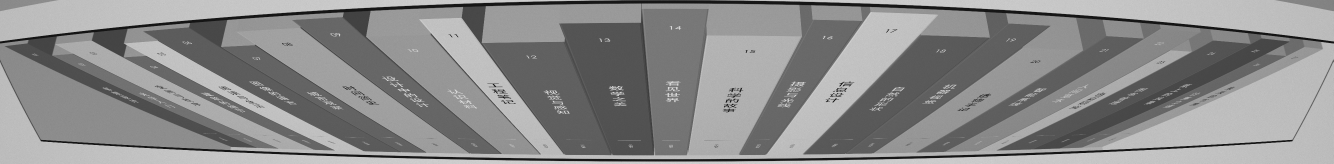
#> input picture references/ikea-billy-oxberg/mirror-rectification/mirror-crop.png, 4000 x 491 px (shown at 1/3 size)
$ python rectify_pixels.py
#> lines starting #> are read from the running program, lines starting #| are printed output that depends on the picture; after the words box and inside, x2 and y2 are one past the last pixel; in counts of white or black regions, pixels touching at a corner belong together; long printed decimals are rounded
"""Image-only mirror rectification. Input: the cropped reflected image PNG.

Uses mirror-frame curves for a plumb-line radial fit, then book-spine edges
for their vertical vanishing point. No scene, camera prescription, book list,
depth, reference texture, or title is read by this program.
"""
import argparse,hashlib,json
from pathlib import Path
import numpy as np
from scipy.ndimage import gaussian_filter,gaussian_filter1d,map_coordinates
from scipy.signal import find_peaks
from scipy.optimize import least_squares
from PIL import Image,ImageDraw

ROOT=Path(__file__).resolve().parents[1]
DEFAULT=ROOT/'references/ikea-billy-oxberg/mirror-rectification/mirror-crop.png'
OUT=ROOT/'references/ikea-billy-oxberg/image-based-rectification'

def frame_curve(gray,upper):
    h,w=gray.shape;sm=gaussian_filter1d(gray,2,axis=1)
    ridge=gaussian_filter1d(sm,5,axis=0)-gaussian_filter1d(sm,.8,axis=0)
    xs=np.arange(24,w-24,8);lo,hi=(2,int(h*.35)) if upper else (int(h*.76),h-2)
    ys=np.argmax(ridge[lo:hi,xs],axis=0)+lo
    weights=ridge[ys,xs];ok=(weights>35)&(ys>lo+1)&(ys<hi-1)
    xs,ys=xs[ok],ys[ok];t=(xs-(w-1)/2)/(w/2)
    A=np.c_[np.ones(len(t)),t*t,t**4]
    fit=least_squares(lambda p:A@p-ys,np.linalg.lstsq(A,ys,rcond=None)[0],loss='soft_l1',f_scale=1.2)
    ok=abs(A@fit.x-ys)<2
    return np.c_[xs[ok],ys[ok]].astype(float),fit.x

def undistort(points,p,cx,scale):
    cy,k1,k2,k3=p
    delta=points-np.array([cx,cy]);r2=np.sum(delta*delta,axis=-1)/(scale*scale)
    f=1+k1*r2+k2*r2*r2+k3*r2*r2*r2
    return delta*f[...,None]+np.array([cx,cy])

def fit_radial(top,bottom,w,h):
    cx=(w-1)/2;scale=w/2
    def residual(p):
        a=undistort(top,p,cx,scale)[:,1];b=undistort(bottom,p,cx,scale)[:,1]
        return np.r_[a-np.median(a),b-np.median(b)]
    r=least_squares(residual,[h*.63,.3,.1,.05],bounds=([-h,-1,-1,-1],[h*2,2,2,2]),loss='soft_l1',f_scale=.5,max_nfev=500)
    assert np.sqrt(np.mean(residual(r.x)**2))<2,'Mirror curve fit is not adequate.'
    return r.x,float(np.sqrt(np.mean(residual(r.x)**2)))

def tracks(gray):
    h,w=gray.shape
    smooth=gaussian_filter(gray,(.7,1.0))
    gx=gaussian_filter1d(np.gradient(smooth,axis=1),.7,axis=0)
    y0=int(h*.73)
    peaks,_=find_peaks(abs(gx[y0]),height=3.0,distance=10,prominence=2.3)
    found=[]
    for x0 in peaks:
        sign=np.sign(gx[y0,x0]);pieces=[]
        for direction,limit in [(1,int(h*.86)),(-1,int(h*.38))]:
            x=float(x0);slope=0.;pts=[];previous_y=y0
            for y in range(y0,limit,2*direction):
                prediction=x+slope*(y-previous_y)
                radius=10 if abs(y-y0)<12 else 5
                xx=np.arange(max(1,int(prediction)-radius),min(w-1,int(prediction)+radius+1))
                if len(xx)<3:break
                values=sign*gx[y,xx]-.10*abs(xx-prediction)
                xnew=float(xx[np.argmax(values)])
                confidence=float(sign*gx[y,int(xnew)])
                if y!=previous_y:slope=.7*slope+.3*(xnew-x)/(y-previous_y)
                x=xnew;previous_y=y
                if confidence>2.2:pts.append([x,float(y)])
            pieces+=pts
        a=np.unique(np.array(pieces),axis=0)
        if len(a)>55 and np.ptp(a[:,1])>h*.32:found.append(a)
    return found

def line(points):
    centre=np.mean(points,axis=0)
    _,_,vt=np.linalg.svd(points-centre,full_matrices=False)
    normal=vt[-1];c=-normal@centre
    return np.r_[normal,c],float(np.sqrt(np.mean(((points-centre)@normal)**2)))

def fit_vanishing(raw_tracks,p,w,h):
    cx=(w-1)/2;lines=[];kept=[];rms=[]
    for a in raw_tracks:
        l,e=line(undistort(a,p,cx,w/2))
        if e<1.5:lines.append(l);kept.append(a);rms.append(e)
    lines=np.array(lines)
    best=None;best_score=-1
    for i in range(len(lines)):
        for j in range(i):
            cross=np.cross(lines[i],lines[j])
            if abs(cross[2])<1e-8:continue
            vp=cross[:2]/cross[2]
            if not w*.25<vp[0]<w*.75 or not h*1.1<vp[1]<h*8:continue
            err=abs(lines[:,:2]@vp+lines[:,2]);inlier=err<5
            score=np.sum(np.maximum(0,1-err/5))
            if score>best_score:best=(vp,inlier);best_score=score
    assert best is not None,'No book-spine vanishing-point consensus.'
    vp,inlier=best
    result=least_squares(lambda v:lines[inlier,:2]@v+lines[inlier,2],vp,loss='soft_l1',f_scale=1)
    vp=result.x;errors=abs(lines[:,:2]@vp+lines[:,2]);inlier=errors<5
    assert inlier.sum()>=6,'Too few independently observed spine edges.'
    return vp,[a for a,k in zip(kept,inlier) if k],errors[inlier]

def rectify_coords(q,vp):
    den=vp[1]-q[...,1]
    return np.stack(((q[...,0]-vp[0])/den,1/den),axis=-1)

def invert_radial(q,p,cx,scale):
    cy,k1,k2,k3=p;delta=q-np.array([cx,cy]);ru=np.linalg.norm(delta,axis=-1)/scale
    r=ru.copy()
    for _ in range(25):
        r2=r*r
        f=r*(1+k1*r2+k2*r2*r2+k3*r2*r2*r2)-ru
        derivative=1+3*k1*r2+5*k2*r2*r2+7*k3*r2*r2*r2
        r=np.clip(r-f/np.maximum(derivative,.01),0,3)
    return delta*(r/np.maximum(ru,1e-30))[...,None]+np.array([cx,cy])

def main():
    ap=argparse.ArgumentParser();ap.add_argument('--input',type=Path,default=DEFAULT);args=ap.parse_args()
    OUT.mkdir(exist_ok=True)
    image=np.array(Image.open(args.input).convert('RGB'));gray=image.mean(axis=2);h,w=gray.shape
#> in main, image is the input picture: shape (491, 4000, 3); min 4, max 240, mean 138.9
    top,tp=frame_curve(gray,True);bottom,bp=frame_curve(gray,False)
#> in frame_curve, `ys=np.argmax(ridge[lo:hi,xs],axis=0)+lo`: ys = 494 values, max 123 at index 0, min 4 at index 210, mean 41.36
#> in frame_curve, `weights = ridge[ys, xs]`: weights = 494 values, max 89.22 at index 493, min 45.47 at index 262, mean 66.6
#> in frame_curve, `t = (xs - (w - 1) / 2) / (w / 2)`: t = 494 values from -0.988 to 0.984
#> in frame_curve, `A=np.c_[np.ones(len(t)),t*t,t**4]`: A = 494 rows, first 8: [1, 0.976, 0.952], [1, 0.968, 0.937], [1, 0.96, 0.921], [1, 0.952, 0.906], [1, 0.944, 0.892], [1, 0.937, 0.877], [1, 0.929, 0.863], [1, 0.921, 0.848]
#> in frame_curve, `fit=least_squares(lambda p:A@p-ys,np.linalg.lstsq(A,ys,rcond=None)[0],..`: fit = 12 items
#> after `top, tp = frame_curve(gray, True)`: top = 429 pairs, first value 24 to 3968, second value 4 to 123; tp = [3.17, 106.2, 16.86]
#> in frame_curve (call 2), `A=np.c_[np.ones(len(t)),t*t,t**4]`: A = 469 rows, first 8: [1, 0.876, 0.767], [1, 0.868, 0.754], [1, 0.861, 0.741], [1, 0.853, 0.728], [1, 0.846, 0.716], [1, 0.839, 0.703], [1, 0.831, 0.691], [1, 0.824, 0.679]
#> after `bottom, bp = frame_curve(gray, False)`: bottom = 469 pairs, first value 128 to 3872, second value 421 to 482; bp = [482.2, -63.04, -6.89]
    p,radial_rms=fit_radial(top,bottom,w,h)
#> p = [309.2, 0.386, 0.0773, 0.211]; radial_rms = 0.439
    raw_tracks=tracks(gray);vp,edges,errors=fit_vanishing(raw_tracks,p,w,h)
#> in tracks, `gx=gaussian_filter1d(np.gradient(smooth,axis=1),.7,axis=0)`:
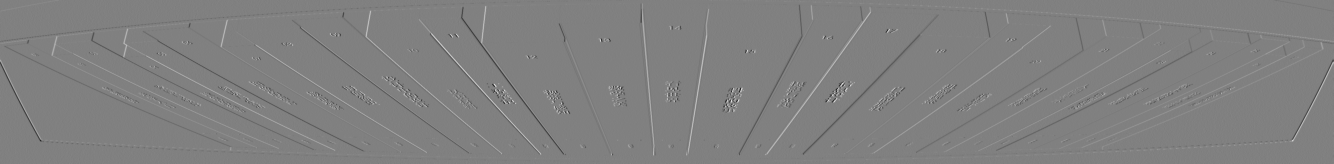
#> gx: shape (491, 4000) float64 (shown at 1/3 size); min -49.35, max 48.36, mean 0; drawn with min black and max white
#> in tracks, `peaks,_=find_peaks(abs(gx[y0]),height=3.0,distance=10,prominence=2.3)`: peaks = 29 values from 86 to 3913
#> the loop in tracks, `for x0 in peaks:` made 29 passes
#> (x0, sign) on passes 1 to 8: (86, -1), (491, -1), (568, 1), (633, 1), (742, -1), (809, 1), (902, -1), (1027, 1)
#> after the loop in tracks, `for x0 in peaks:`: found = 29 point arrays, longest 117 points
#> after `raw_tracks = tracks(gray)`: raw_tracks = 29 point arrays, longest 117 points
#> the loop in fit_vanishing, `for a in raw_tracks:` made 29 passes
#> (centre in line, vt in line, c in line, e) on passes 1 to 6: ([-1126.8, 298.3], [[0.76, 0.65], [-0.65, 0.76]], -959.1, 0.675), ([-241.6, 295.5], [[0.97, 0.244], [-0.244, 0.97]], -345.5, 0.29), ([-53.58, 296.7], [[0.964, 0.264], [-0.264, 0.964]], -300.3, 0.233), ([92.34, 297.6], [[0.959, 0.283], [0.283, -0.959]], 259.4, 0.219), ([315.5, 298.9], [[0.949, 0.317], [0.317, -0.949]], 183.7, 0.203), ([439.9, 299.6], [[0.941, 0.339], [0.339, -0.941]], 132.7, 0.207)
#> after the loop in fit_vanishing, `for a in raw_tracks:`: lines = 29 items, first 6: [-0.65, 0.76, -959.1], [-0.244, 0.97, -345.5], [-0.264, 0.964, -300.3], [0.283, -0.959, 259.4], [0.317, -0.949, 183.7], [0.339, -0.941, 132.7]; rms = 29 values, max 0.845 at index 28, min 0.185 at index 8, mean 0.277
#> in fit_vanishing, `lines=np.array(lines)`: lines = 29 rows, first 8: [-0.65, 0.76, -959.1], [-0.244, 0.97, -345.5], [-0.264, 0.964, -300.3], [0.283, -0.959, 259.4], [0.317, -0.949, 183.7], [0.339, -0.941, 132.7], [0.373, -0.928, 54.12], [0.425, -0.905, -67.28]
#> the loop in fit_vanishing, `for i in range(len(lines)):` made 29 passes
#> after the loop in fit_vanishing, `for i in range(len(lines)):`: best_score = 21.29
#> in fit_vanishing, `vp,inlier=best`: vp = [1999.6, 862.1]
#> in fit_vanishing, `result=least_squares(lambda v:lines[inlier,:2]@v+lines[inlier,2],vp,lo..`: result = 12 items
#> in fit_vanishing, `vp = result.x`: vp = [1999.6, 862]
#> in fit_vanishing, `errors = abs(lines[:, :2] @ vp + lines[:, 2])`: errors = 29 values, max 1603.7 at index 0, min 0.0573 at index 13, mean 111.5
#> after `vp, edges, errors = fit_vanishing(raw_tracks, p, w, h)`: vp = [1999.6, 862]; edges = 27 point arrays, longest 117 points; errors = 27 values, max 2.56 at index 2, min 0.0573 at index 12, mean 1.07
    print('RADIAL',p,'frame fit rms',radial_rms,'VP',vp,'edges',len(edges),flush=True)
#| RADIAL [3.09184167e+02 3.85645067e-01 7.72513940e-02 2.11153295e-01] frame fit rms 0.4389 VP [1999.624  862.027] edges 27
    overlay=Image.fromarray(image.copy());draw=ImageDraw.Draw(overlay)
    for a in [top,bottom]:
        for x,y in a[::2]:draw.ellipse((x-2,y-2,x+2,y+2),fill=(230,148,40))
#> this loop made 2 passes
    for a in edges:draw.line([tuple(v) for v in a[np.argsort(a[:,1])]],fill=(45,205,190),width=3)
#> this loop made 27 passes
    overlay.save(OUT/'detected-features.png')
    # Coordinate chart is defined by observed image edges, not real dimensions.
    edge_x=np.array([np.median(rectify_coords(undistort(a,p,(w-1)/2,w/2),vp)[:,0]) for a in edges])
#> in rectify_coords, `den=vp[1]-q[...,1]`: den = 117 values, max 741.4 at index 0, min 418 at index 116, mean 566.5
#> edge_x = 27 values from -3.96 to 3.96
    xmin,xmax=edge_x.min(),edge_x.max()
#> xmin = -3.96; xmax = 3.96
    # Mirror boundary gives a conservative observed-content crop. Do not mask
    # book silhouettes using scene data; retain observed tops/floor in the image.
    ys=np.array([np.median(undistort(top,p,(w-1)/2,w/2)[:,1]),np.median(undistort(bottom,p,(w-1)/2,w/2)[:,1])])
#> ys = [-1.01, 482.8]
    ylo,yhi=1/(vp[1]-ys[0]),1/(vp[1]-ys[1])
#> ylo = 0.00116; yhi = 0.00264
    print('BOUNDS',xmin,xmax,ylo,yhi,flush=True)
#| BOUNDS -3.956 3.958 0.001159 0.002637
    width=3040;height=1000
    edge_errors=[]
    for a in edges:
        u=rectify_coords(undistort(a,p,(w-1)/2,w/2),vp)[:,0]
        edge_errors.extend((u-np.median(u))*width/(xmax-xmin))
#> after the loop, edge_errors = 3159 values, max 3.05 at index 97, min -4.73 at index 3044, mean -0.0173
    xx=xmin+(np.arange(width)+.5)/width*(xmax-xmin)
#> xx = 3040 values from -3.95 to 3.96
    yy=ylo+(np.arange(height)+.5)/height*(yhi-ylo)
#> yy = 1000 values from 0.00116 to 0.00264
    rx,ry=np.meshgrid(xx,yy)
    qy=vp[1]-1/ry;qx=vp[0]+rx/ry
#> after `qx = vp[0] + rx / ry`:
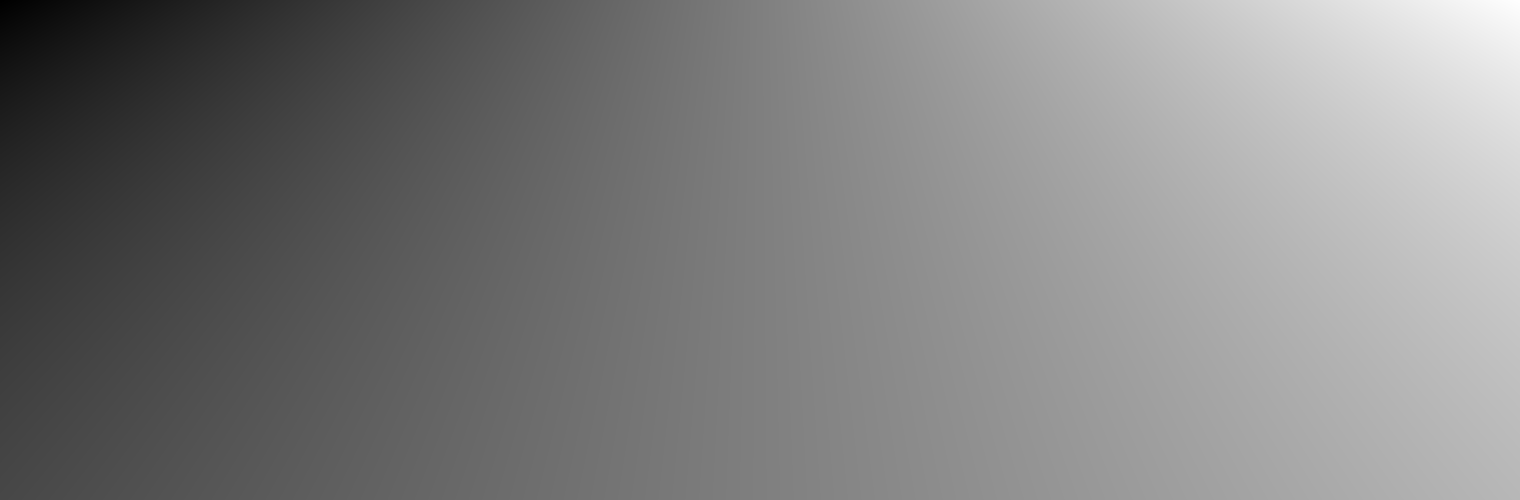
#> qx: shape (1000, 3040) float64 (shown at 1/2 size); min -1411.3, max 5412.1, mean 2000.1; drawn with min black and max white
    source=invert_radial(np.stack((qx,qy),axis=-1),p,(w-1)/2,w/2)
#> in invert_radial, `cy, k1, k2, k3 = p`: cy = 309.2; k1 = 0.386; k2 = 0.0773; k3 = 0.211
#> after the loop in invert_radial, `for _ in range(25):`:
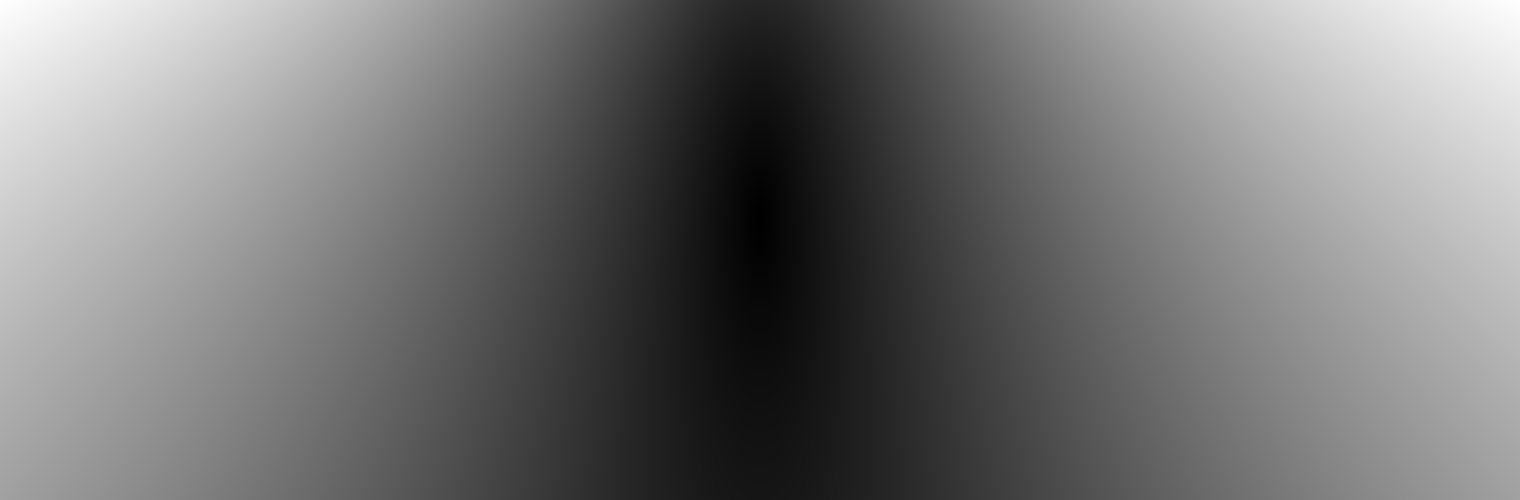
#> r: shape (1000, 3040) float64 (shown at 1/2 size); min 8.72e-05, max 1.01, mean 0.467; drawn with min black and max white
    coords=[source[:,:,1],source[:,:,0]]
    valid=(source[:,:,0]>=0)&(source[:,:,0]<=w-1)&(source[:,:,1]>=0)&(source[:,:,1]<=h-1)
#> valid: shape (1000, 3040) bool; 100% white; 2 black regions, box (x1, y1, x2, y2) and area: (3019, 0, 3040, 12) 133, (0, 0, 20, 11) 123
    t=(source[:,:,0]-(w-1)/2)/(w/2)
    upper=tp[0]+tp[1]*t*t+tp[2]*t**4;lower=bp[0]+bp[1]*t*t+bp[2]*t**4
#> after `lower = bp[0] + bp[1] * t * t + bp[2] * t ** 4`:
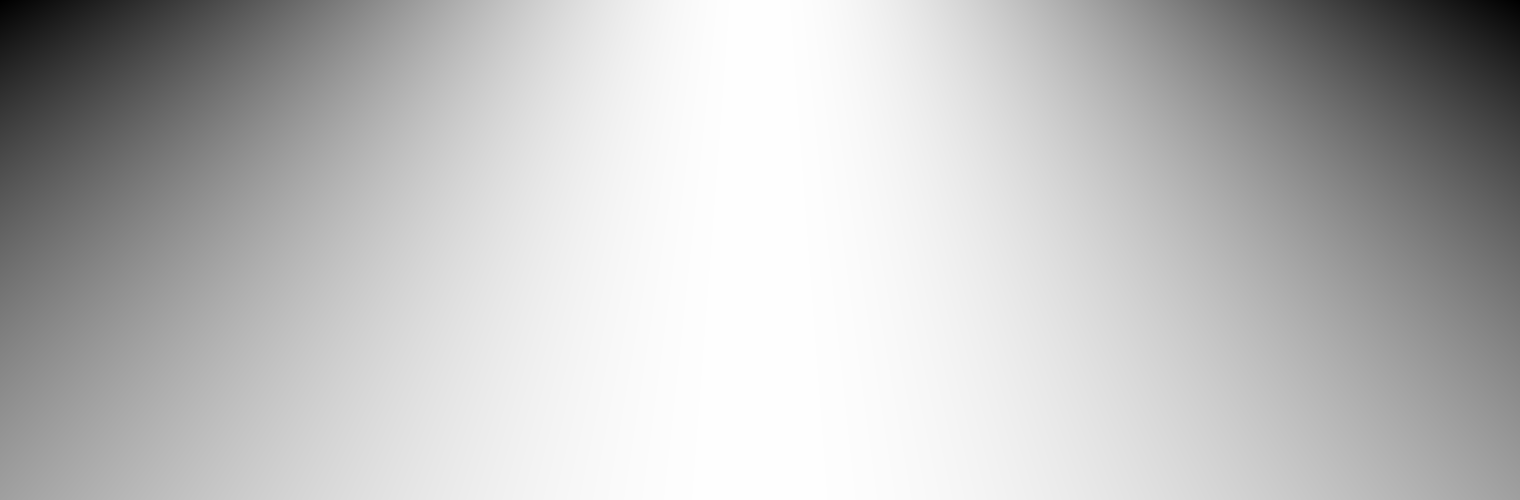
#> lower: shape (1000, 3040) float64 (shown at 1/2 size); min 411.4, max 482.2, mean 464.1; drawn with min black and max white
    valid&=(source[:,:,1]>upper+3)&(source[:,:,1]<lower-3)
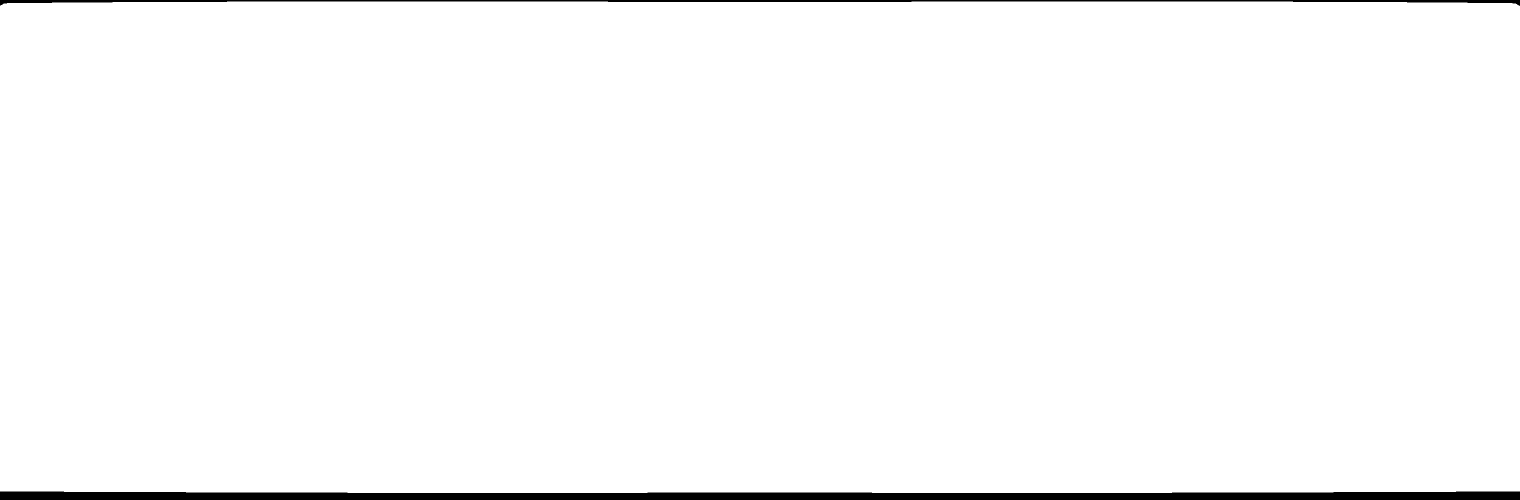
#> valid: shape (1000, 3040) bool (shown at 1/2 size); 98.1% white; 2 black regions, box (x1, y1, x2, y2) and area: (0, 983, 3040, 1000) 45401, (0, 0, 3040, 12) 11366
    corrected=np.stack([map_coordinates(image[:,:,c].astype(float),coords,order=1,mode='constant',cval=0,prefilter=False) for c in range(3)],axis=-1)
    corrected=np.uint8(np.clip(corrected,0,255)+.5);corrected[~valid]=[239,241,232]
#> after `corrected[~valid] = [239, 241, 232]`:
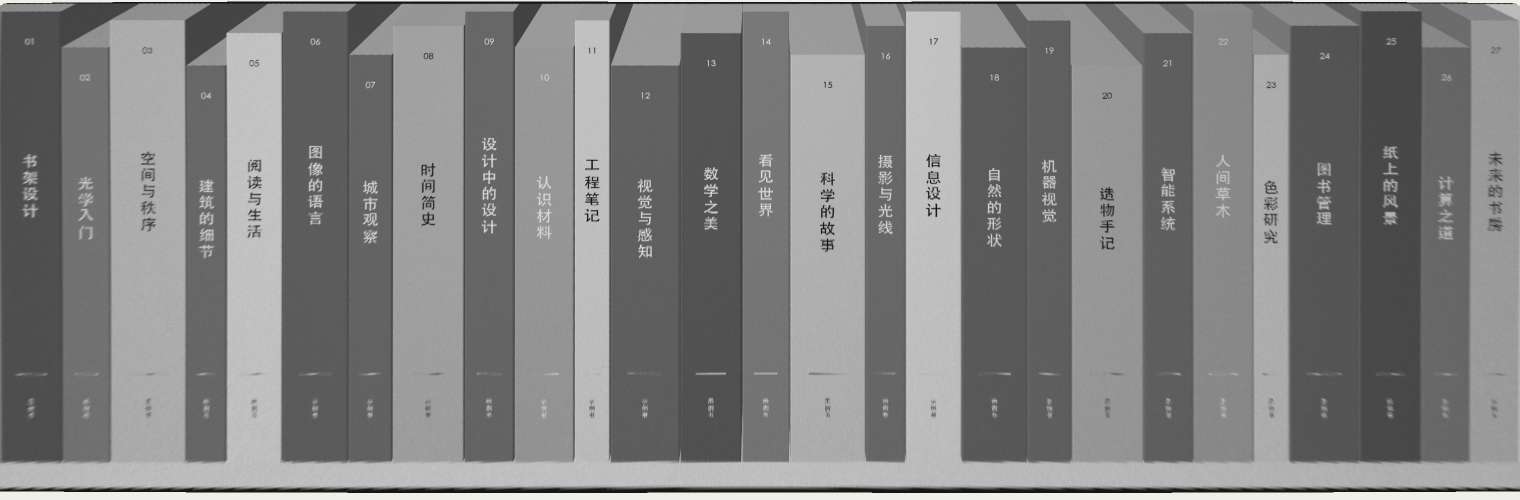
#> corrected: shape (1000, 3040, 3) (shown at 1/2 size); mean R, G, B 128.7, 128.7, 128.6
    # Export source coordinates for a small reproducible selection of pixels.
    checks=[]
    for y in [250,500,750]:
        for x in [200,700,1200,1700,2200,2700]:
            if valid[y,x]:checks.append(dict(outputXY=[x,y],inputXY=source[y,x].tolist(),outputRGB=corrected[y,x].tolist()))
#> after the loop, checks = 18 items
    (OUT/'pixel-sources.json').write_text(json.dumps(checks,indent=2)+'\n')
    rgba=np.dstack((corrected,np.uint8(valid)*255))
    Image.fromarray(rgba).save(OUT/'rectified.png')
    preview=Image.fromarray(corrected);preview.thumbnail((1920,1080));preview.save(OUT/'rectified-preview.jpg',quality=96)
    Image.fromarray(corrected[180:700,1100:1940]).save(OUT/'rectified-centre.png')
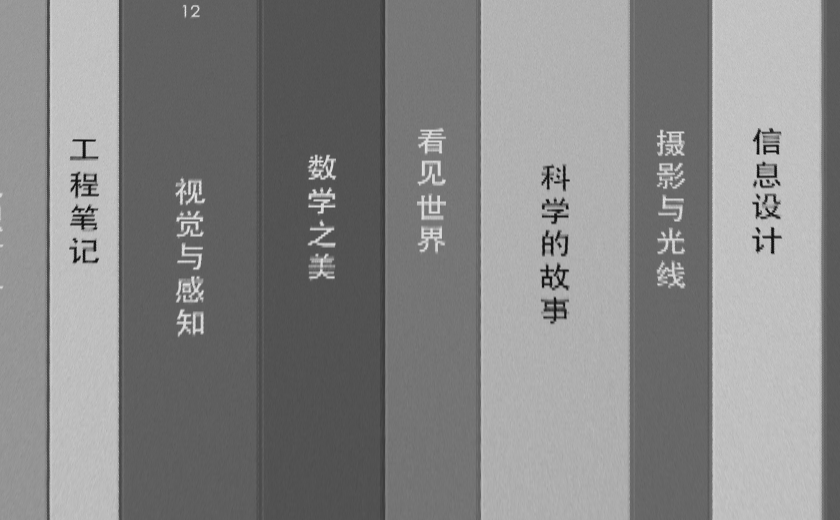
#> saved as rectified-centre.png: PIL image 840x520 RGB; min 8, max 232, mean 134.3
    sample=source[::25,::25];roundtrip=undistort(sample,p,(w-1)/2,w/2)
    expected=np.stack((qx,qy),axis=-1)[::25,::25]
    settings=dict(input=str(args.input.relative_to(ROOT)),sha256=hashlib.sha256(args.input.read_bytes()).hexdigest(),
        inputPixels=[w,h],outputPixels=[width,height],source='cropped reflected PNG pixels only',
        algorithm='frame plumb-line radial calibration; observed spine-edge vanishing point; projective rectification; bilinear source-pixel remapping',
        imageFeatures=dict(topFramePoints=len(top),bottomFramePoints=len(bottom),rawEdgeTracks=len(raw_tracks),acceptedSpineTracks=len(edges)),
        radial=dict(centreX=(w-1)/2,centreY=float(p[0]),coefficients=p[1:].tolist(),frameStraightnessRmsPx=radial_rms),
        vanishingPoint=vp.tolist(),vanishingPointLineResidualMedianPx=float(np.median(errors)),
        rectifiedEdgeRmsOutputPx=float(np.sqrt(np.mean(np.array(edge_errors)**2))),
        sourceRemapRoundtripMaxPx=float(np.linalg.norm(roundtrip-expected,axis=-1).max()),
        rectifiedBounds=[float(xmin),float(xmax),float(ylo),float(yhi)],
        assumptions=['horizontal mirror long edges are straight and parallel in the undistorted image','spine side edges are parallel in the book-spine plane','symmetric radial lens distortion','output vertical scale is a display choice; true physical aspect cannot be determined from one cropped image alone'],
        appearance='all visible image pixels are resampled from the PNG; outside-mirror pixels are transparent (neutral background in JPEG previews); observed book tops, gaps and floor are retained',
        rejectedInputs=['camera/lens prescription','3D book positions, heights and widths','linear sensor npz','reference book textures','known book titles'])
#> settings = 16 items
    (OUT/'settings.json').write_text(json.dumps(settings,ensure_ascii=False,indent=2)+'\n')
    print(json.dumps(settings,ensure_ascii=False,indent=2))
#> (printed output is left out)

if __name__=='__main__':main()
